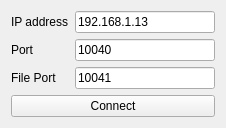
   <widget class="QWidget" name="layoutWidget">
    <property name="geometry">
     <rect>
      <x>30</x>
      <y>0</y>
      <width>226</width>
      <height>124</height>
     </rect>
    </property>
    <layout class="QVBoxLayout" name="verticalLayout_3">
     <item>
      <layout class="QHBoxLayout" name="horizontalLayout">
       <item>
        <layout class="QVBoxLayout" name="verticalLayout_2">
         <item>
          <widget class="QLabel" name="label_2">
           <property name="text">
            <string>IP address</string>
           </property>
          </widget>
         </item>
         <item>
          <widget class="QLabel" name="label">
           <property name="text">
            <string>Port</string>
           </property>
          </widget>
         </item>
         <item>
          <widget class="QLabel" name="label_3">
           <property name="text">
            <string>File Port</string>
           </property>
          </widget>
         </item>
        </layout>
       </item>
       <item>
        <layout class="QVBoxLayout" name="verticalLayout">
         <item>
          <widget class="QLineEdit" name="txt_ip">
           <property name="text">
            <string>192.168.1.13</string>
           </property>
          </widget>
         </item>
         <item>
          <widget class="QLineEdit" name="txt_port">
           <property name="text">
            <string>10040</string>
           </property>
          </widget>
         </item>
         <item>
          <widget class="QLineEdit" name="txt_filePort">
           <property name="text">
            <string>10041</string>
           </property>
          </widget>
         </item>
        </layout>
       </item>
      </layout>
     </item>
     <item>
      <widget class="QPushButton" name="btn_connect">
       <property name="autoFillBackground">
        <bool>true</bool>
       </property>
       <property name="text">
        <string>Connect</string>
       </property>
      </widget>
     </item>
    </layout>
   </widget>
